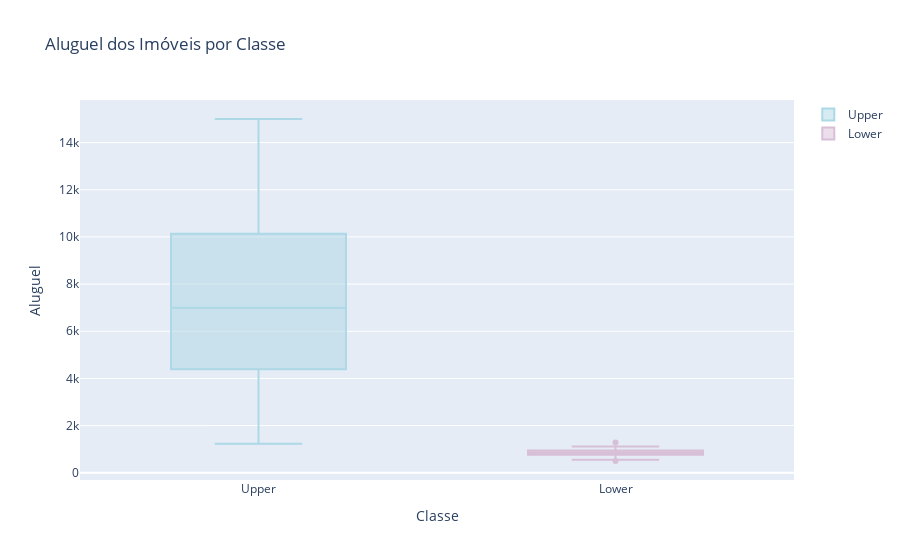

Notebook cell for this chart:
### Markdown cell above
Agora, vamos olhar como os aluguéis destes bairros estão distantes:

### Code cell
top_aptos["class"] = "Upper"
bottom_aptos["class"] = "Lower"

fig = go.Figure()

fig.add_trace(go.Box(
    x=top_aptos["class"],
    y=top_aptos["rent"],
    name="Upper",
    boxpoints="outliers",
    marker_color="lightblue"
))

fig.add_trace(go.Box(
    x=bottom_aptos["class"],
    y=bottom_aptos["rent"],
    name="Lower",
    boxpoints="outliers",
    marker_color="thistle"
))

fig.update_layout(
    xaxis=dict(title="Classe"),
    yaxis=dict(title="Aluguel"),
    title="Aluguel dos Imóveis por Classe",
    showlegend=True
)

fig.write_image("../data/plotly-imgs/aluguel_imoveis_classe.jpg")
fig.show()

### Figure 1 — Plotly figure (JSON) as saved in the notebook; plotly's stock layout.template omitted (floating-point values rounded to 4 significant figures; data arrays with more than 128 entries replaced by an {"elided": "..."} marker saying what was removed)
{"data": [{"boxpoints": "outliers", "marker": {"color": "lightblue"}, "name": "Upper", "type": "box", "x": {"elided": "408 str values"}, "y": {"elided": "408 int values"}}, {"boxpoints": "outliers", "marker": {"color": "thistle"}, "name": "Lower", "type": "box", "x": ["Lower", "Lower", "Lower", "Lower", "Lower", "Lower", "Lower", "Lower", "Lower", "Lower", "Lower", "Lower", "Lower", "Lower", "Lower", "Lower", "Lower", "Lower", "Lower", "Lower", "Lower", "Lower", "Lower", "Lower", "Lower", "Lower", "Lower", "Lower", "Lower", "Lower", "Lower", "Lower", "Lower", "Lower", "Lower", "Lower", "Lower", "Lower", "Lower", "Lower", "Lower", "Lower", "Lower", "Lower", "Lower", "Lower", "Lower", "Lower", "Lower", "Lower", "Lower", "Lower", "Lower", "Lower", "Lower", "Lower", "Lower", "Lower", "Lower", "Lower", "Lower", "Lower", "Lower", "Lower", "Lower", "Lower", "Lower", "Lower", "Lower", "Lower", "Lower", "Lower", "Lower", "Lower", "Lower"], "y": [850, 791, 800, 882, 740, 980, 660, 790, 813, 835, 1000, 950, 950, 950, 900, 750, 900, 699, 870, 650, 965, 850, 567, 1035, 690, 770, 950, 940, 885, 1100, 740, 840, 610, 866, 810, 980, 850, 779, 900, 500, 850, 950, 750, 900, 841, 900, 1000, 1100, 850, 552, 600, 874, 813, 1282, 900, 930, 950, 759, 629, 770, 860, 805, 900, 900, 871, 870, 950, 1000, 1120, 770, 700, 950, 800, 700, 630]}], "layout": {"showlegend": true, "title": {"text": "Aluguel dos Imóveis por Classe"}, "xaxis": {"title": {"text": "Classe"}}, "yaxis": {"title": {"text": "Aluguel"}}}}
